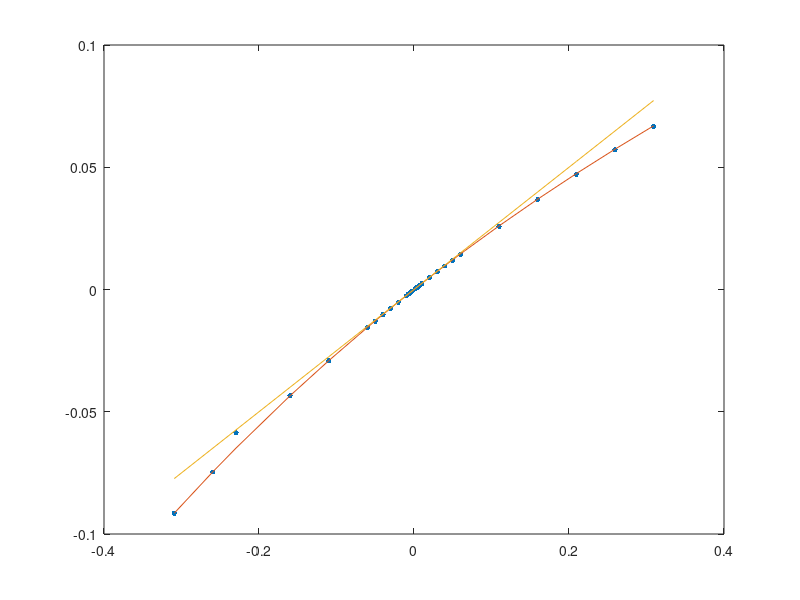
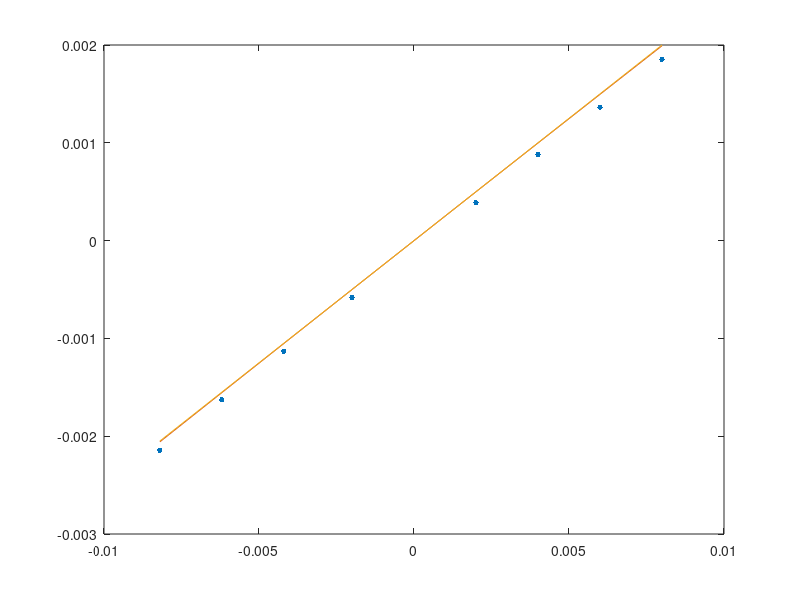

Write MATLAB code to recreate these figures, in order. (Note: this script raises an error after producing the figures.)
function WheatstoneBridge()

question1();

question2();

question3();

end

function question1()

DRB_balanced = 10002; % K ohm
Vac_balanced = -.199; % mV

V_applied = 15; %V

DRB_decreasing = [9982,9960,9940,9920,9900,9800,9700,9601,9501,...
    9401,8902,8403,7704,7405,6908]; % ohm
Vac_decreasing = [-8.75,-16.955,-24.412,-32.151,-39.541,-77.534,-115.982,...
    -154.487,-194.142,-233.665,-437.113,-652.084,-879.422,-1119.482,-1372.65]; % mV

DRB_increasing = [10022,10042,10062,10082,10102,10202,10301,10401,...
    10501,10601,11100,11599,12098,12597,13094]; % ohm
Vac_increasing = [5.811,13.208,20.476,27.809,35.156,71.877,108.084,...
    144.251,179.731,215.285,387.251,551.084,707.481,856.785,999.264]; %mV

DRB_Full_Range = [DRB_decreasing,DRB_increasing];
[DRB_Full_Range,order] = sort(DRB_Full_Range);
Vac_Full_Range = [Vac_decreasing,Vac_increasing];
Vac_Full_Range = Vac_Full_Range(order);
%%%%%%%%%%%%%%%%%%%%%%%%%%%%%%%%%%%%%%%%%%%%%%%%%%%%%
%%% Plot -3000 ohm to 3000 ohm
%%%%%%%%%%%%%%%%%%%%%%%%%%%%%%%%%%%%%%%%%%%%%%%%%%%%%
delta_R1 = DRB_Full_Range - DRB_balanced;
deltaR1_over_R1 = delta_R1./DRB_balanced;
Vac_over_V = (Vac_Full_Range./1000)./V_applied;

full_fig = figure('Name','Full Delta R');
full_ax = axes(full_fig);
plot(full_ax,deltaR1_over_R1,Vac_over_V,'.','MarkerSize',12)
hold on

%%% Theory
Vac_over_V_non_lin = deltaR1_over_R1 ./ (4+2*deltaR1_over_R1);
plot(full_ax,deltaR1_over_R1,Vac_over_V_non_lin)
hold on

Vac_over_V_lin = deltaR1_over_R1 ./ 4;
plot(full_ax,deltaR1_over_R1,Vac_over_V_lin)
hold on

%%%%%%%%%%%%%%%%%%%%%%%%%%%%%%%%%%%%%%%%%%%%%%%%%%%%%
%%% Plot -100 ohm to 100 ohm
%%%%%%%%%%%%%%%%%%%%%%%%%%%%%%%%%%%%%%%%%%%%%%%%%%%%%
delta_R1_linear = delta_R1(find(abs(delta_R1) < 100)); 
Vac_Linear = Vac_Full_Range(find(abs(delta_R1) < 100)); 

linear_deltaR1_over_R1 = delta_R1_linear./DRB_balanced;
linear_Vac_over_V = (Vac_Linear./1000)./V_applied;

lin_fig = figure('Name','Linear Regime');
plot(linear_deltaR1_over_R1,linear_Vac_over_V,'.','MarkerSize',12)
hold on

%%% Theory
linear_Vac_over_V_non_lin = linear_deltaR1_over_R1 ./ (4+2*linear_deltaR1_over_R1);
plot(linear_deltaR1_over_R1,linear_Vac_over_V_non_lin)
hold on

linear_Vac_over_V_lin = linear_deltaR1_over_R1 ./ 4;
plot(linear_deltaR1_over_R1,linear_Vac_over_V_lin)
hold on
end

function question2()



end

function question3()
F = 2.125;
V = 5; % V
%%%%%%%%%%%%%%%%%%%%%%%%%%%%%%%%%%%%%%%%%%%%%%%%%%%%%
%%% Quarter bridge
%%%%%%%%%%%%%%%%%%%%%%%%%%%%%%%%%%%%%%%%%%%%%%%%%%%%%
quarter_micrometer = [.760,.733,.717,.691]; %in
quarter_unamp = [-.321,-.103,-.0299,-.0472]; %mV
quarter_amp = [-.1731,-.1522,-.1432,-.1351]; %V
quarter_zero_unamp = -.320; %mV
quarter_zero_amp = -.1735; %V

quarter_unamp_strain = (4.*(quarter_unamp-quarter_zero_unamp)./1000) ./ (F * V);
quarter_amp_strain = (4.*(quarter_amp-quarter_zero_amp)./100) ./ (F * V);
disp(quarter_unamp_strain)
disp(quarter_amp_strain)

%%%%%%%%%%%%%%%%%%%%%%%%%%%%%%%%%%%%%%%%%%%%%%%%%%%%%
%%% Half bridge
%%%%%%%%%%%%%%%%%%%%%%%%%%%%%%%%%%%%%%%%%%%%%%%%%%%%%
half_micrometer = [.760,.738,.717,.696]; %in
half_unamp = [-3.159,-3.086,-2.852,-2.746]; %mV
half_amp = [-.466,-.453,-.432,-.414]; %V
half_zero_unamp = -3.720; %mV
half_zero_amp = -.521; %V

half_unamp_strain = (4.*(half_unamp-half_zero_unamp)./1000) ./ (F * V);
half_amp_strain = (4.*(half_amp-half_zero_amp)./100) ./ (F * V);
disp(half_unamp_strain)
disp(half_amp_strain)

%%%%%%%%%%%%%%%%%%%%%%%%%%%%%%%%%%%%%%%%%%%%%%%%%%%%%
%%% Theoretical
%%%%%%%%%%%%%%%%%%%%%%%%%%%%%%%%%%%%%%%%%%%%%%%%%%%%%
a = .0317;
m = .2325;
L = .2585;
b = .02579;
h = .00347;

I = (b * h^3) / 12;
y = (-P / (E * I)) * (((L*m^2)/2)-(m^3/2));


end

function m = in2m(in)
m = in * .0254;
end